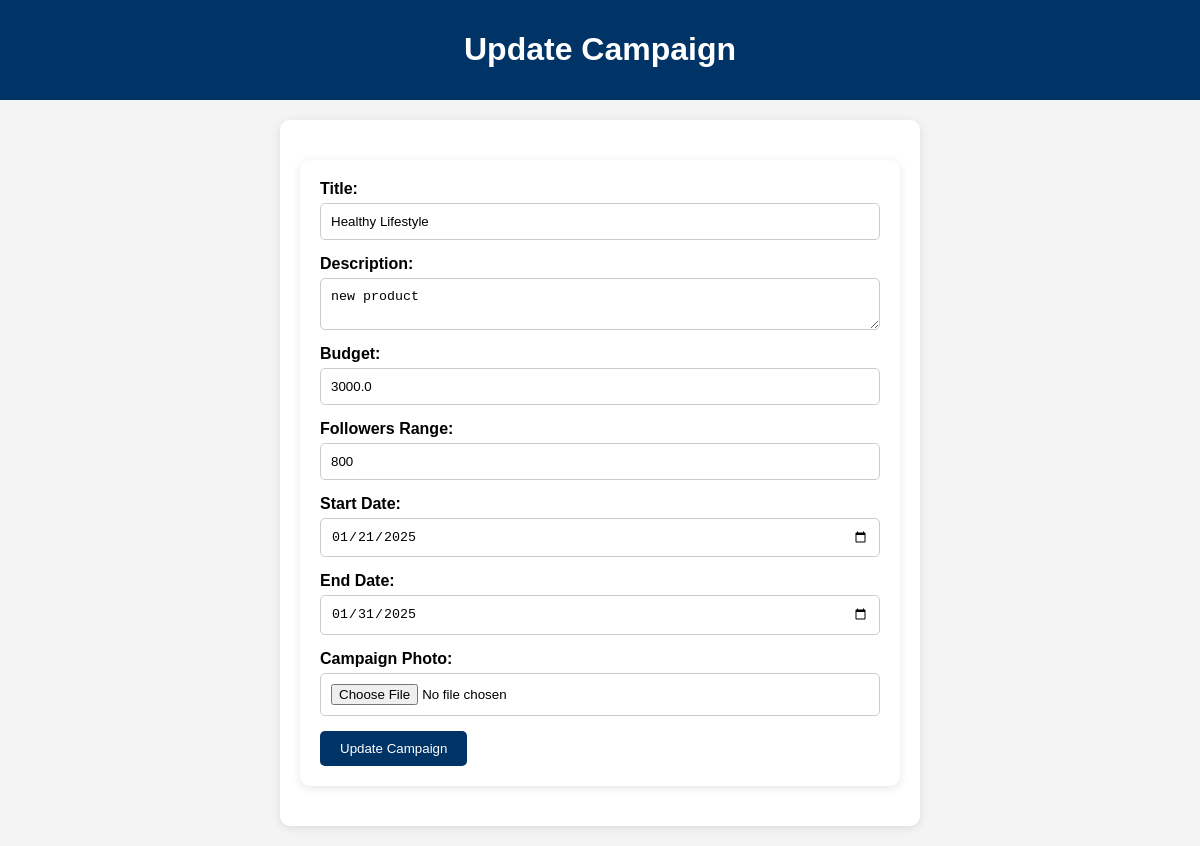
The app's page /sponsors/update_campaign/1 (signed in), older data.
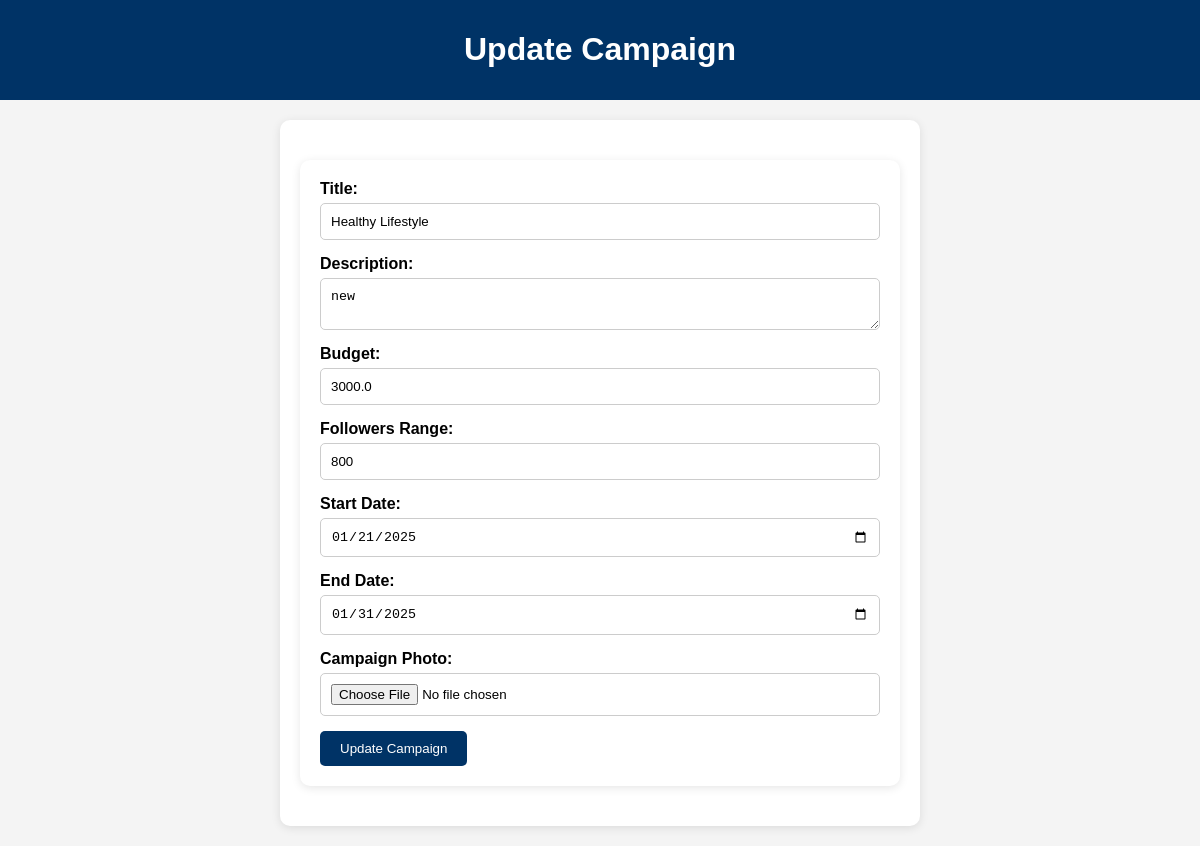
The same page, newer data.
### models.py (models this page shows)
class Campaign(db.Model):
    __tablename__ = 'campaign'
    campaign_id = db.Column(db.Integer, primary_key=True, autoincrement=True)
    sponsor_id = db.Column(db.Integer, db.ForeignKey('sponsor.sponsor_id'), nullable=False, index=True)
    title = db.Column(db.String(255), nullable=False, index=True)
    description = db.Column(db.Text, nullable=False)
    budget = db.Column(db.Float, nullable=False, index=True)
    followers_range = db.Column(db.String(100))
    start_date = db.Column(db.Date, nullable=False, index=True)
    end_date = db.Column(db.Date, nullable=False, index=True)
    campaign_photo = db.relationship('CampaignPhoto', backref='campaign', lazy=True)
    campaign_request = db.relationship('CampaignRequest', backref='campaign', lazy=True)

### sponsors.py (the view, shortened to what this page needs)
@sponsors_bp.route('/update_campaign/<int:campaign_id>', methods=['GET', 'POST'])
@login_required
def update_campaign(campaign_id):
    campaign = Campaign.query.get_or_404(campaign_id)
    if campaign.sponsor_id != current_user.sponsor.sponsor_id:
        flash("You are not authorized to update this campaign.", "danger")
        return redirect(url_for('sponsors.view_campaigns'))
    return render_template('updateCamp.html', campaign=campaign)

### app.py (called while the page is built)
@login_manager.user_loader
def load_user(user_id):
    return db.session.get(User, int(user_id))

@app.context_processor
def utility_processor():
    return dict(generate_breadcrumbs=generate_breadcrumbs)

### templates/updateCamp.html (shortened to what this page needs)
<!DOCTYPE html>
<html lang="en">
<head>
    <link rel="stylesheet" href="{{ url_for('static', filename='css/updateCamp.css') }}">
</head>
<body>
    <header>
        <h1>Update Campaign</h1>
    </header>
    <div class="container">
        <div class="container">
        <form action="{{ url_for('sponsors.update_campaign', campaign_id=campaign.campaign_id) }}" method="POST" enctype="multipart/form-data">
            <label for="title">Title:</label>
            <input type="text" id="title" name="title" value="{{ campaign.title }}" required>
            <label for="description">Description:</label>
            <textarea id="description" name="description" required>{{ campaign.description }}</textarea>
            <label for="budget">Budget:</label>
            <input type="number" id="budget" name="budget" value="{{ campaign.budget }}" required>
            <label for="followers_range">Followers Range:</label>
            <input type="text" id="followers_range" name="followers_range" value="{{ campaign.followers_range }}" required>
            <label for="start_date">Start Date:</label>
            <input type="date" id="start_date" name="start_date" value="{{ campaign.start_date.strftime('%Y-%m-%d') }}" required>
            <label for="end_date">End Date:</label>
            <input type="date" id="end_date" name="end_date" value="{{ campaign.end_date.strftime('%Y-%m-%d') }}" required>
            <label for="campaign_photo">Campaign Photo:</label>
            <input type="file" id="campaign_photo" name="campaign_photo" accept="image/*">
            <button type="submit">Update Campaign</button>
        </form>
    </div>
</body>
</html>

### static/css/updateCamp.css (style rules this page uses)
body { font-family: Arial, sans-serif; margin: 0; padding: 0; background-color: #f4f4f4; }
header { background-color: #003366; color: white; padding: 10px 20px; text-align: center; }
.container { margin: 20px auto; max-width: 600px; background: white; padding: 20px; border-radius: 10px; box-shadow: 0 2px 10px rgba(0, 0, 0, 0.1); }
form { display: flex; flex-direction: column; }
label { margin-bottom: 5px; font-weight: bold; }
input[type="text"], input[type="number"], input[type="date"], textarea, input[type="file"] { margin-bottom: 15px; padding: 10px; border: 1px solid #ccc; border-radius: 5px; width: 100%; box-sizing: border-box; }
button { padding: 10px 20px; background-color: #003366; color: white; border: none; border-radius: 5px; cursor: pointer; align-self: flex-start; }

Row changes from the older to the newer data that the page shows:
changed Campaign "Healthy Lifestyle": description "new product" → "new"
